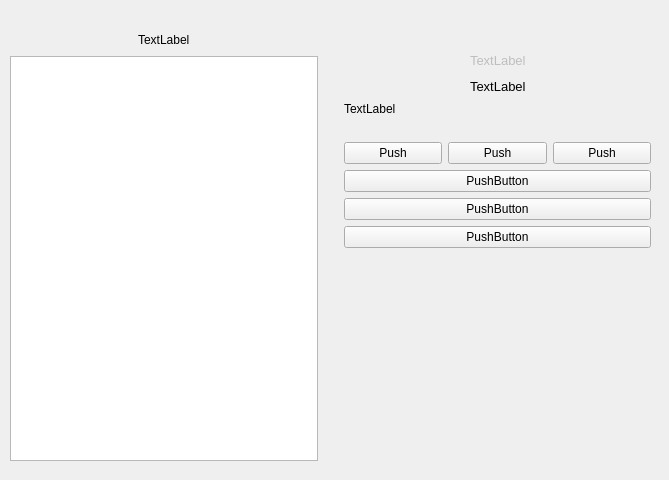
<?xml version="1.0" encoding="UTF-8"?>
<ui version="4.0">
 <class>MassageWindows</class>
 <widget class="QMainWindow" name="MassageWindows">
  <property name="geometry">
   <rect>
    <x>0</x>
    <y>0</y>
    <width>669</width>
    <height>480</height>
   </rect>
  </property>
  <property name="windowTitle">
   <string>MainWindow</string>
  </property>
  <widget class="QWidget" name="centralwidget">
   <widget class="QWidget" name="">
    <property name="geometry">
     <rect>
      <x>10</x>
      <y>30</y>
      <width>641</width>
      <height>431</height>
     </rect>
    </property>
    <layout class="QHBoxLayout" name="horizontalLayout_5">
     <item>
      <layout class="QVBoxLayout" name="verticalLayout_3">
       <item>
        <layout class="QHBoxLayout" name="horizontalLayout_4">
         <item>
          <spacer name="horizontalSpacer_8">
           <property name="orientation">
            <enum>Qt::Horizontal</enum>
           </property>
           <property name="sizeHint" stdset="0">
            <size>
             <width>40</width>
             <height>20</height>
            </size>
           </property>
          </spacer>
         </item>
         <item>
          <widget class="QLabel" name="title">
           <property name="text">
            <string>TextLabel</string>
           </property>
          </widget>
         </item>
         <item>
          <spacer name="horizontalSpacer_9">
           <property name="orientation">
            <enum>Qt::Horizontal</enum>
           </property>
           <property name="sizeHint" stdset="0">
            <size>
             <width>40</width>
             <height>20</height>
            </size>
           </property>
          </spacer>
         </item>
        </layout>
       </item>
       <item>
        <widget class="QListView" name="listView"/>
       </item>
      </layout>
     </item>
     <item>
      <spacer name="horizontalSpacer_7">
       <property name="orientation">
        <enum>Qt::Horizontal</enum>
       </property>
       <property name="sizeType">
        <enum>QSizePolicy::Maximum</enum>
       </property>
       <property name="sizeHint" stdset="0">
        <size>
         <width>20</width>
         <height>20</height>
        </size>
       </property>
      </spacer>
     </item>
     <item>
      <layout class="QVBoxLayout" name="verticalLayout_2">
       <item>
        <layout class="QVBoxLayout" name="verticalLayout">
         <property name="topMargin">
          <number>20</number>
         </property>
         <item>
          <layout class="QHBoxLayout" name="horizontalLayout">
           <item>
            <spacer name="horizontalSpacer">
             <property name="orientation">
              <enum>Qt::Horizontal</enum>
             </property>
             <property name="sizeHint" stdset="0">
              <size>
               <width>40</width>
               <height>20</height>
              </size>
             </property>
            </spacer>
           </item>
           <item>
            <widget class="QLabel" name="id">
             <property name="enabled">
              <bool>false</bool>
             </property>
             <property name="font">
              <font>
               <pointsize>10</pointsize>
              </font>
             </property>
             <property name="text">
              <string>TextLabel</string>
             </property>
            </widget>
           </item>
           <item>
            <spacer name="horizontalSpacer_2">
             <property name="orientation">
              <enum>Qt::Horizontal</enum>
             </property>
             <property name="sizeHint" stdset="0">
              <size>
               <width>40</width>
               <height>20</height>
              </size>
             </property>
            </spacer>
           </item>
          </layout>
         </item>
         <item>
          <layout class="QHBoxLayout" name="horizontalLayout_2">
           <item>
            <spacer name="horizontalSpacer_3">
             <property name="orientation">
              <enum>Qt::Horizontal</enum>
             </property>
             <property name="sizeHint" stdset="0">
              <size>
               <width>40</width>
               <height>20</height>
              </size>
             </property>
            </spacer>
           </item>
           <item>
            <widget class="QLabel" name="name">
             <property name="font">
              <font>
               <pointsize>10</pointsize>
              </font>
             </property>
             <property name="text">
              <string>TextLabel</string>
             </property>
            </widget>
           </item>
           <item>
            <spacer name="horizontalSpacer_4">
             <property name="orientation">
              <enum>Qt::Horizontal</enum>
             </property>
             <property name="sizeHint" stdset="0">
              <size>
               <width>40</width>
               <height>20</height>
              </size>
             </property>
            </spacer>
           </item>
          </layout>
         </item>
         <item>
          <widget class="QLabel" name="des">
           <property name="text">
            <string>TextLabel</string>
           </property>
          </widget>
         </item>
        </layout>
       </item>
       <item>
        <spacer name="verticalSpacer">
         <property name="orientation">
          <enum>Qt::Vertical</enum>
         </property>
         <property name="sizeType">
          <enum>QSizePolicy::Maximum</enum>
         </property>
         <property name="sizeHint" stdset="0">
          <size>
           <width>20</width>
           <height>20</height>
          </size>
         </property>
        </spacer>
       </item>
       <item>
        <layout class="QHBoxLayout" name="horizontalLayout_3">
         <item>
          <widget class="QPushButton" name="friends">
           <property name="text">
            <string>Push</string>
           </property>
          </widget>
         </item>
         <item>
          <widget class="QPushButton" name="fans">
           <property name="text">
            <string>Push</string>
           </property>
          </widget>
         </item>
         <item>
          <widget class="QPushButton" name="following">
           <property name="text">
            <string>Push</string>
           </property>
          </widget>
         </item>
        </layout>
       </item>
       <item>
        <widget class="QPushButton" name="InterFans">
         <property name="text">
          <string>PushButton</string>
         </property>
        </widget>
       </item>
       <item>
        <widget class="QPushButton" name="InterFollowing">
         <property name="text">
          <string>PushButton</string>
         </property>
        </widget>
       </item>
       <item>
        <widget class="QPushButton" name="ErDuFriend">
         <property name="text">
          <string>PushButton</string>
         </property>
        </widget>
       </item>
       <item>
        <spacer name="verticalSpacer_2">
         <property name="orientation">
          <enum>Qt::Vertical</enum>
         </property>
         <property name="sizeHint" stdset="0">
          <size>
           <width>20</width>
           <height>40</height>
          </size>
         </property>
        </spacer>
       </item>
      </layout>
     </item>
    </layout>
   </widget>
  </widget>
 </widget>
 <resources/>
 <connections/>
</ui>
